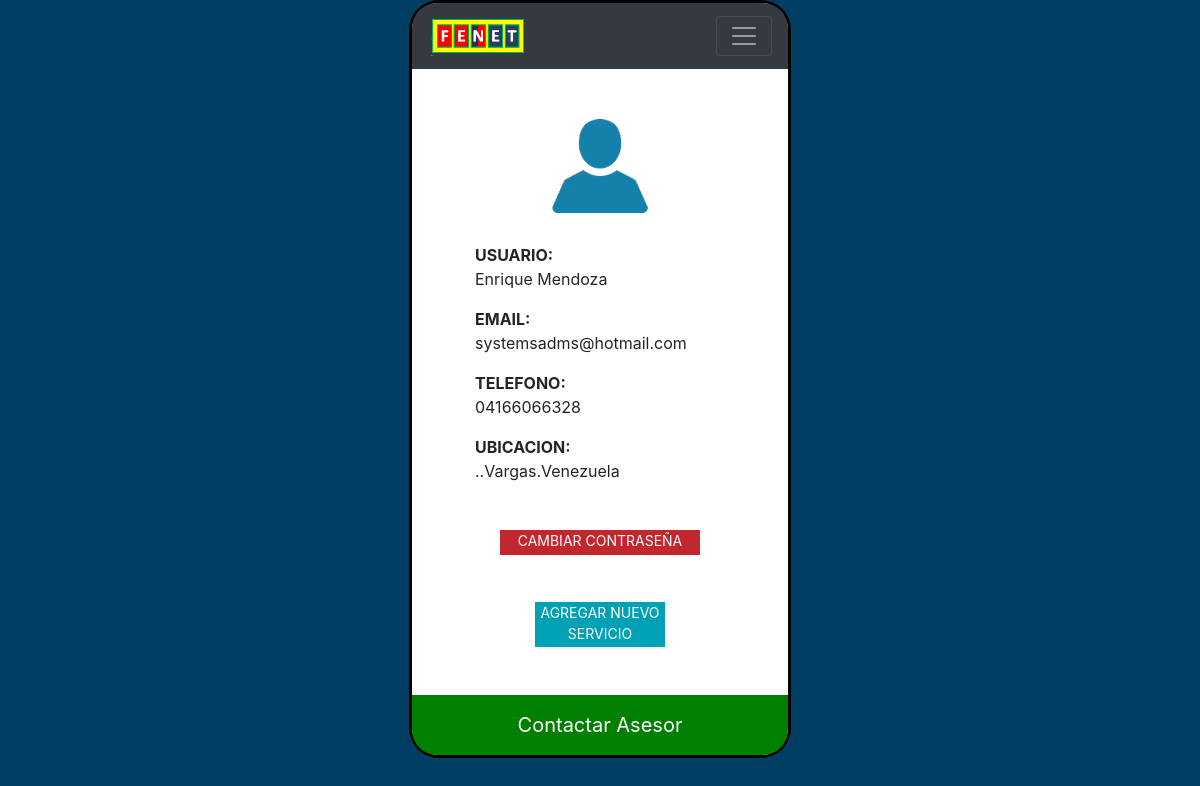
The page /es/app/perfilProveedor.php (signed in) on the database its author committed.
### tables this page shows
CREATE TABLE `usuario` (
  `ID` int(11) NOT NULL,
  `nombre` text NOT NULL,
  `apellido` text NOT NULL,
  `email` varchar(100) NOT NULL,
  `pass` varchar(100) NOT NULL,
  `telefono` text NOT NULL,
  `direccion` varchar(100) NOT NULL,
  `tipoUsuario` varchar(100) NOT NULL,
  `pais` varchar(100) NOT NULL,
  `estado` varchar(100) NOT NULL,
  `ciudad` varchar(100) NOT NULL
);

### es/app/perfilProveedor.php (the view, shortened to what this page needs)
<?php
  if ($_SESSION['login'])
    {
?>
<!doctype html>
<html lang="en">
  <head>
    <link rel="stylesheet" href="https://maxcdn.bootstrapcdn.com/bootstrap/4.0.0-beta.3/css/bootstrap.min.css">
    <link rel="stylesheet" type="text/css" href="css/style.css">
    <link rel="stylesheet" type="text/css" media="all" href="css/mediastyle.css">
  </head>
<body style=" background-color: #003e63;">
<header>
<?php
    include ("menu.php");
?>
</header>
<section>
<?php
        $email = $_SESSION['login'];
        $ssql = mysql_query("SELECT * FROM usuario WHERE email='$email'");
        $nombre = mysql_result($ssql,0,"nombre");
        $apellido = mysql_result($ssql,0,"apellido");
        $usuario = $nombre." ".$apellido;
        $telefono = mysql_result($ssql,0,"telefono");
        $pais = mysql_result($ssql,0,"pais");
        $estado = mysql_result($ssql,0,"estado");
        $ciudad = mysql_result($ssql,0,"ciudad");
        $direccion = mysql_result($ssql,0,"direccion");
        $ubicacion = $direccion.".".$ciudad.".".$estado.".".$pais;
      ?>
  <div style="text-align: center; padding-top: 50px; margin-bottom: 30px;">
    <img src="img/user.png">
  </div>
  <div style="width:250px; height: auto; margin: 0 auto;">
    <div>
     <p><b>USUARIO: </b><br><?php echo $usuario ?></p>
    </div>
    <div>
     <p><b>EMAIL:  </b><br><?php echo $email ?></p>
    </div>
    <div>
     <p><b>TELEFONO: </b><br> <?php echo $telefono ?></p>
    </div>
    <div>
     <p><b>UBICACION:  </b><br><?php echo $ubicacion ?></p>
    </div>
  </div>
    <a href="editarPerfil.php" style="text-decoration: none;">
      <div class="bottonRed">
        <p>CAMBIAR CONTRASEÑA</p>
      </div>
    </a>
    <div style="width: 130px; margin: 0 auto; background-color: red; text-align: center;">
      <a href="upProveedor.php">
        <div style=" float: left;" class="botton">
          <p>AGREGAR NUEVO<br>SERVICIO</p>
        </div>
    </div>
<a href="asesor.php"><div class="asesor">Contactar Asesor</div></a>
</section>
  </body>
</html>
<?php
}else{
  header("location:index.php");
}
?>

### es/app/perfilProveedor.php (style rules this page uses)
header { width: 382px; height:auto; background-color: white; margin: 0 auto; border-top-right-radius:30px; border-top-left-radius:30px; border-top:3px solid black; border-right:3px solid black; border-left:3px solid black; }
section { width: 382px; height:auto; background-color: white; margin: 0 auto; border-bottom-left-radius:30px; border-bottom-right-radius:30px; border-right:3px solid black; border-left:3px solid black; border-bottom: 3px solid black; }
.botton { background-color: #00A1B5; color: white; width: 130px; height: 45px; font-size: 14px; }
.bottonRed { background-color: #C1272D; color: white; width: 200px; font-size: 14px; height: 25px; margin: 47px auto; text-align: center; }
.asesor { width: 100%; height: 60px; margin-top: 140px; background-color: green; border-bottom-right-radius: 25px; border-bottom-left-radius: 25px; font-size: 20px; color: white; padding-top: 15px; text-align: center; cursor: pointer; }

### rows shown on the page
usuario: usuario "Enrique Mendoza", telefono "04166066328", ubicacion "..Vargas.Venezuela"

### other values the page prints
$email "systemsadms@hotmail.com"
